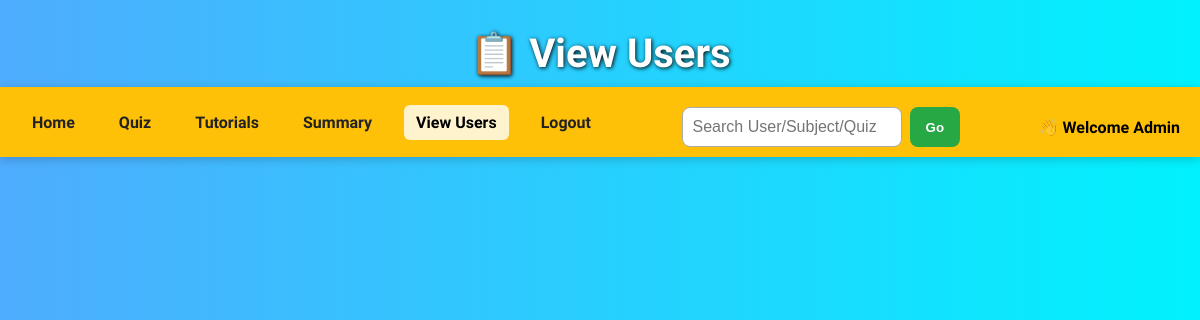
Before: /viewUsers with the older database file.
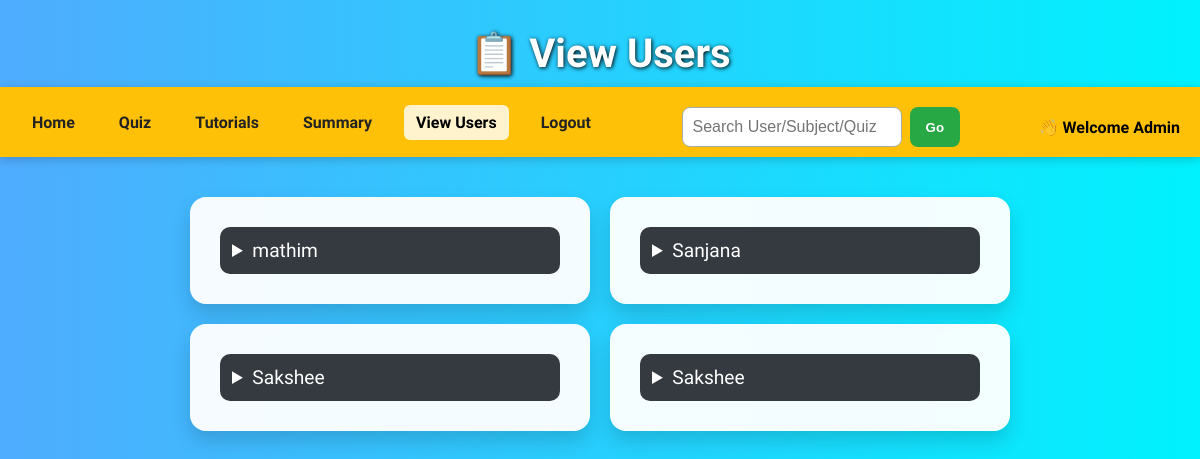
After: the same page with the newer database file.
### app.py (models this page shows)
class User(db.Model):
    __tablename__ = 'user'
    u_id = db.Column(db.Integer, autoincrement=True, primary_key=True)
    name = db.Column(db.String(20), nullable=False)
    email=db.Column(db.String(30),unique=True, nullable=False)
    password=db.Column(db.String(15),unique=True,nullable=False)
    std=db.Column(db.Integer,nullable=False)
    dob=db.Column(db.Date,nullable=False)
    admin=db.Column(db.Boolean, nullable=False, default=False)
    scores = db.relationship("Score", backref='user', lazy=True)

### app.py (the view)
@app.route('/viewUsers')
def view_users():
    users=User.query.all()
    return render_template('viewUsers.html',users=users)

### app.py (called while the page is built)
@app.before_request
def create_tables():
    db.create_all()
    if not User.query.filter_by(email="Admin12@gmail.com").first():
        admin=User(name="Admin", email="Admin12@gmail.com", password=generate_password_hash("Silvia06@10"), std=0, dob=datetime.strptime("2006-06-01", "%Y-%m-%d").date(),admin=True)
        db.session.add(admin)
        db.session.commit()

### templates/viewUsers.html (shortened to what this page needs)
<!DOCTYPE html>
<html lang="en">
<head>
</head>
<body>
  <h3>📋 View Users</h3>
  <nav>
    <div class="nav-container">
      <div class="navbar">
        <ul>
          <li><a href="/admin_Dashboard">Home</a></li>
          <li><a href="/quiz_Management">Quiz</a></li>
          <li><a href="/tutorials">Tutorials</a></li>
          <li><a href="/summary">Summary</a></li>
          <li class="active"><a href="/viewUsers">View Users</a></li>
          <li><a href="{{url_for('logout')}}">Logout</a></li>
        </ul>
      </div>
      <form class="search-bar" action="{{url_for('admin_search')}}" method="GET">
        <input type="search" placeholder="Search User/Subject/Quiz" name="query" id="ad_search"/>
        <button type="submit">Go</button>
      </form>
      <div class="welcome-msg">👋 Welcome Admin</div>
    </div>
  </nav>
  <div class="user-cards">
    {% for user in users %}
      {% if not user.admin %}
        <div class="card">
          <div class="card-body">
            <details>
              <summary>{{ user.name }}</summary>
            </details>
          </div>
        </div>
      {% endif %}
    {% endfor %}
  </div>
</body>
</html>

Changed rows visible on the page:
added User: name "mathim"
added User: name "Sanjana"
added User: name "Sakshee"
added User: name "Sakshee"
